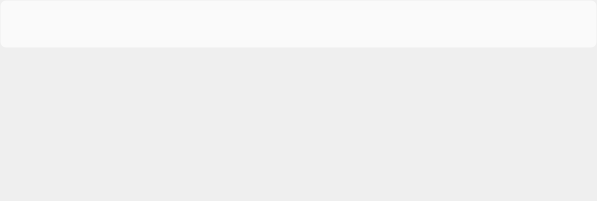
<?xml version="1.0" encoding="UTF-8"?>
<ui version="4.0">
 <class>TabPagesWidget</class>
 <widget class="QWidget" name="TabPagesWidget">
  <property name="geometry">
   <rect>
    <x>0</x>
    <y>0</y>
    <width>597</width>
    <height>201</height>
   </rect>
  </property>
  <property name="windowTitle">
   <string>FlatTabWidget</string>
  </property>
  <property name="styleSheet">
   <string notr="true">#FlatTabWidget{
	border: 0px;
}

#Content{
	background-color: transparent;
}

#tab_item_box{
	background-color: rgb(250, 250, 250);
	border: 1px solid transparent;
	border-radius: 6px;
	margin: 0px;
}

#add_dea_page_btn{
    background-color: transparent;
	border: 0px;
	padding: 4px;
}
</string>
  </property>
  <layout class="QVBoxLayout" name="verticalLayout">
   <property name="spacing">
    <number>0</number>
   </property>
   <property name="leftMargin">
    <number>0</number>
   </property>
   <property name="topMargin">
    <number>0</number>
   </property>
   <property name="rightMargin">
    <number>0</number>
   </property>
   <property name="bottomMargin">
    <number>0</number>
   </property>
   <item>
    <widget class="QFrame" name="tab_item_box">
     <property name="minimumSize">
      <size>
       <width>0</width>
       <height>48</height>
      </size>
     </property>
     <property name="maximumSize">
      <size>
       <width>16777215</width>
       <height>48</height>
      </size>
     </property>
     <layout class="QHBoxLayout" name="tab_lay">
      <property name="spacing">
       <number>0</number>
      </property>
      <property name="leftMargin">
       <number>0</number>
      </property>
      <property name="topMargin">
       <number>0</number>
      </property>
      <property name="rightMargin">
       <number>0</number>
      </property>
      <property name="bottomMargin">
       <number>0</number>
      </property>
      <item>
       <widget class="CustomTabBar" name="tabbar_widget" native="true">
        <property name="minimumSize">
         <size>
          <width>0</width>
          <height>42</height>
         </size>
        </property>
        <property name="maximumSize">
         <size>
          <width>16777215</width>
          <height>42</height>
         </size>
        </property>
        <property name="styleSheet">
         <string notr="true"/>
        </property>
        <layout class="QHBoxLayout" name="tab_item_ley">
         <property name="spacing">
          <number>0</number>
         </property>
         <property name="leftMargin">
          <number>0</number>
         </property>
         <property name="topMargin">
          <number>0</number>
         </property>
         <property name="rightMargin">
          <number>0</number>
         </property>
         <property name="bottomMargin">
          <number>0</number>
         </property>
         <item>
          <spacer name="tabbar_spacer">
           <property name="orientation">
            <enum>Qt::Horizontal</enum>
           </property>
           <property name="sizeHint" stdset="0">
            <size>
             <width>40</width>
             <height>20</height>
            </size>
           </property>
          </spacer>
         </item>
        </layout>
       </widget>
      </item>
      <item>
       <widget class="QPushButton" name="add_dea_page_btn">
        <property name="minimumSize">
         <size>
          <width>32</width>
          <height>32</height>
         </size>
        </property>
        <property name="maximumSize">
         <size>
          <width>32</width>
          <height>32</height>
         </size>
        </property>
        <property name="text">
         <string/>
        </property>
        <property name="icon">
         <iconset resource="../../Resource/widget_icon/widget_icon.qrc">
          <normaloff>:/tab_widget/TabWidget/add_ori.svg</normaloff>:/tab_widget/TabWidget/add_ori.svg</iconset>
        </property>
       </widget>
      </item>
     </layout>
    </widget>
   </item>
   <item>
    <widget class="QStackedWidget" name="Content">
     <property name="styleSheet">
      <string notr="true"/>
     </property>
     <property name="lineWidth">
      <number>0</number>
     </property>
     <property name="currentIndex">
      <number>-1</number>
     </property>
    </widget>
   </item>
  </layout>
 </widget>
 <customwidgets>
  <customwidget>
   <class>CustomTabBar</class>
   <extends>QWidget</extends>
   <header>Widgets/PageWidget/CustomTabBar.h</header>
   <container>1</container>
  </customwidget>
 </customwidgets>
 <resources>
  <include location="../../Resource/widget_icon/widget_icon.qrc"/>
 </resources>
 <connections/>
</ui>
